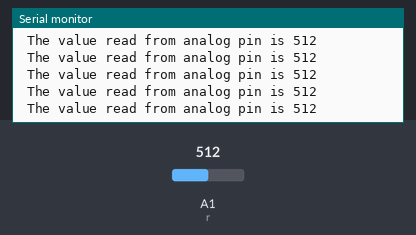
A sketch run on a simulated Arduino Uno, built with avr-gcc and run on an emulated ATmega328P. Shown: the last lines printed to the serial monitor. Inputs (shaded band) come from the test bench; at power-on: A1 (r) = 512.

Above: at 1.2 s.
1.3 s: A1 (r) set to 104
At 1.4 s:
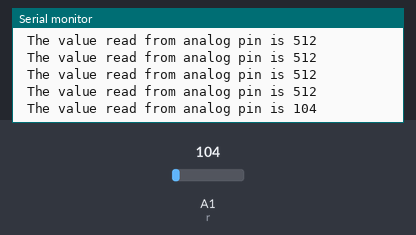
4.3 s: A1 (r) set to 90
At 4.31 s:
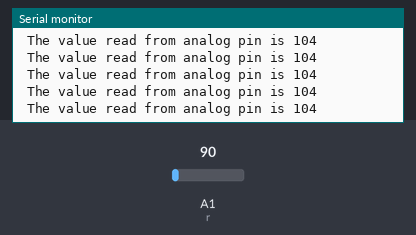
13.3 s: A1 (r) set to 8
At 13.32 s:
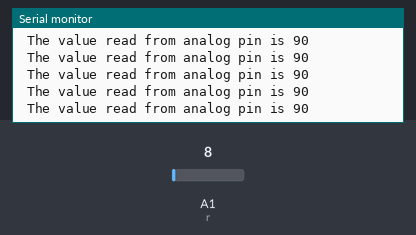
16.3 s: A1 (r) set to 11
At 16.44 s:
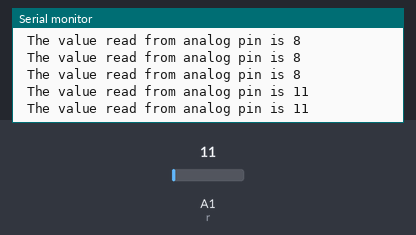
Timing chart, 0 to 19.3 s (numbered marks = the images above; inputs shaded):
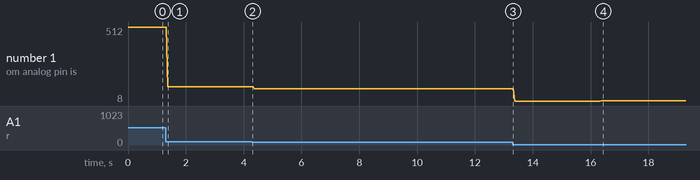

The sketch:

Read_analog.ino
```cpp
/*
   This program demostrates how to read values from the analog pin

   This is one way to read the sensor
   This helps to maintain different variables and values read into them

   If the sensor OR module, you are trying to interface using Analog pins
   have 3 pins:  VCC,GND,S OR 5V/G/S OR +/-/DO or in any similar
   combination

   5V/VCC/+  -->  5V of Arduino
   GND/G/-   -->  Gnd of Arduino

   S/Sig/D0/A0 --> any Analog Pin of Arduino(A0-A5)
*/

//initialise a variable to use the analog pin

const int r = A1;    //put in the pin number that you have connected your module to
int red = 0;   //variable to store the read values

void setup() {
  // put your setup code here, to run once:
  //pinMode is not necesaary to put at all, but is a good practice to use it
  pinMode(r, INPUT);

  //Initialise the Serial Monitor
  Serial.begin(9600);

}

void loop() {
  // put your main code here, to run repeatedly:
  red = analogRead(r);
  Serial.print(" The value read from analog pin is ");
  Serial.println(red);
}
```

Measured:
- after the input at 1.3 s, the serial monitor: prints a new line after 0.07 s (image 1)
- after the input at 16.3 s, the serial monitor: prints a new line after 0.08 s (image 4)
- plotted number 1: 512 → 104 after the input at 1.3 s, 104 → 90 after the input at 4.3 s, 90 → 8 after the input at 13.3 s, 8 → 11 after the input at 16.3 s
